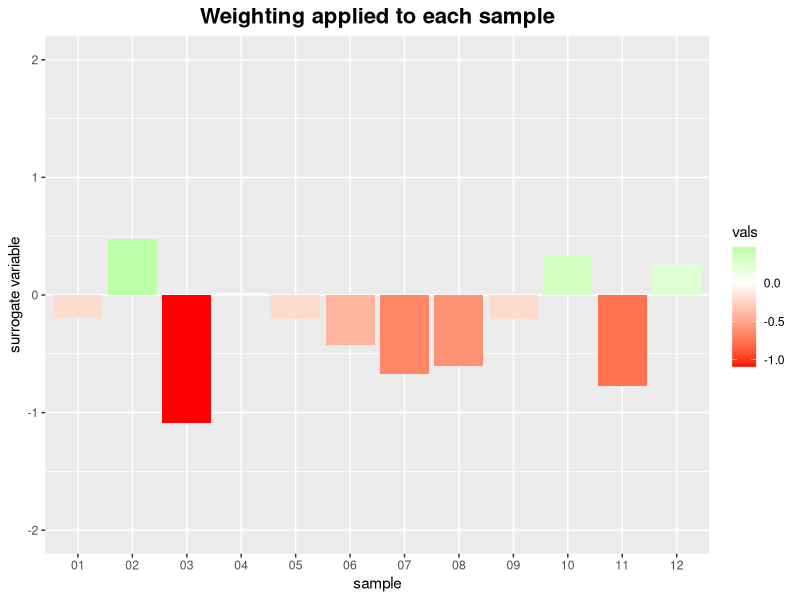

Recreate this plot in R.
#!/usr/bin/env Rscript
# getting barplots of not counts but continuous data
# from ggplot, in order to , say, get a weighting.
# I abndon this because I wanted a gradient effetc inside the bars
# not across them
library(ggplot2)
library(Cairo)

# note that ggplot will want a dataframe by default
# and geom_bar() is NOT the way to go, but rather geom_col()!
# that's because geom_bar() by default use counts
# but I thin you can change that twith stat=somethign else.
rv <-data.frame(vals=rnorm(12, sd=0.5))
rownames(rv) <- sprintf("%02i", as.integer(rownames(rv)))

# Cairo image template
CairoPNG("bar0.png", 800, 800)
gg <- ggplot(rv, aes(x=rownames(rv), y=vals, fill=vals)) +
#         geom_col(aes(fill=vals)) +
        geom_col() +
        scale_fill_gradient2(low ="red", high = "green", midpoint=0) +
        ggtitle("Weighting applied to each sample") +
        labs(x="sample", y="surrogate variable") +
        ylim(-2,2) +
        theme(plot.title = element_text(hjust = 0.5, face="bold", size=16))

show(gg)
dev.off()

# NOTES:
# * ggtitle always justifies to left
